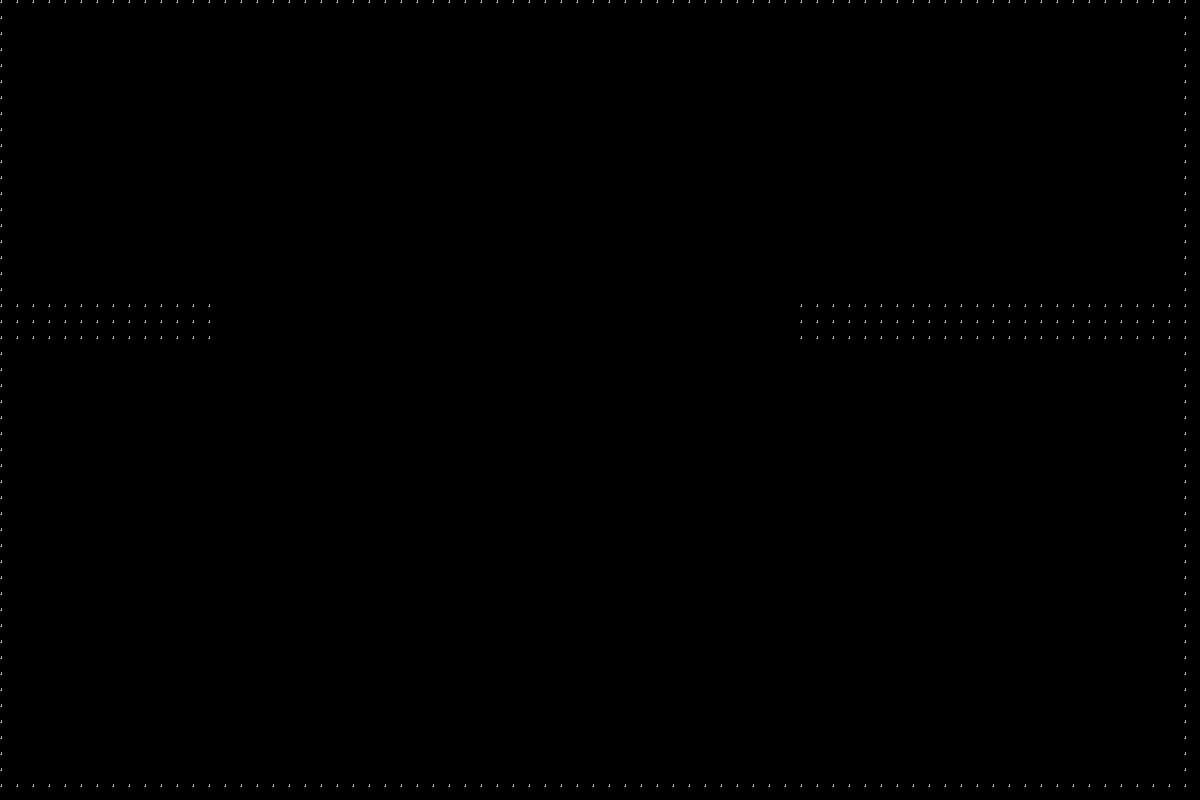

Tiled map render using the project's own tile images. Description and the map definition, with tile-layer contents summarised, below:
An orthogonal 75x50 tile map with 16x16 px tiles, 1 tile layer (Tile Layer 1) and 5 objects (5x bad_guy).

<map version="1.10" tiledversion="1.12.2" orientation="orthogonal" renderorder="right-down" width="75" height="50" tilewidth="16" tileheight="16" infinite="0" nextlayerid="3" nextobjectid="7">
 <tileset firstgid="1" source="place_holder_tileset.tsx" />
 <layer id="1" name="Tile Layer 1" width="75" height="50">
  <data>[3750 cells, 357 non-empty, 1 distinct tile ids]</data>
 </layer>
 <objectgroup id="2" name="object_layer">
  <object id="1" name="bad_guy" x="82.2259" y="671.001" width="40" height="110">
   <properties>
    <property name="obj_type" value="bad_guy" />
   </properties>
  </object>
  <object id="3" name="bad_guy" x="105.471" y="189.91" width="40" height="110">
   <properties>
    <property name="obj_type" value="bad_guy" />
   </properties>
  </object>
  <object id="4" name="bad_guy" x="995.835" y="671.286" width="40" height="110">
   <properties>
    <property name="obj_type" value="bad_guy" />
   </properties>
  </object>
  <object id="5" name="bad_guy" x="674.918" y="672.492" width="40" height="110">
   <properties>
    <property name="obj_type" value="bad_guy" />
   </properties>
  </object>
  <object id="6" name="bad_guy" x="381.749" y="672.492" width="40" height="110">
   <properties>
    <property name="obj_type" value="bad_guy" />
   </properties>
  </object>
 </objectgroup>
</map>
